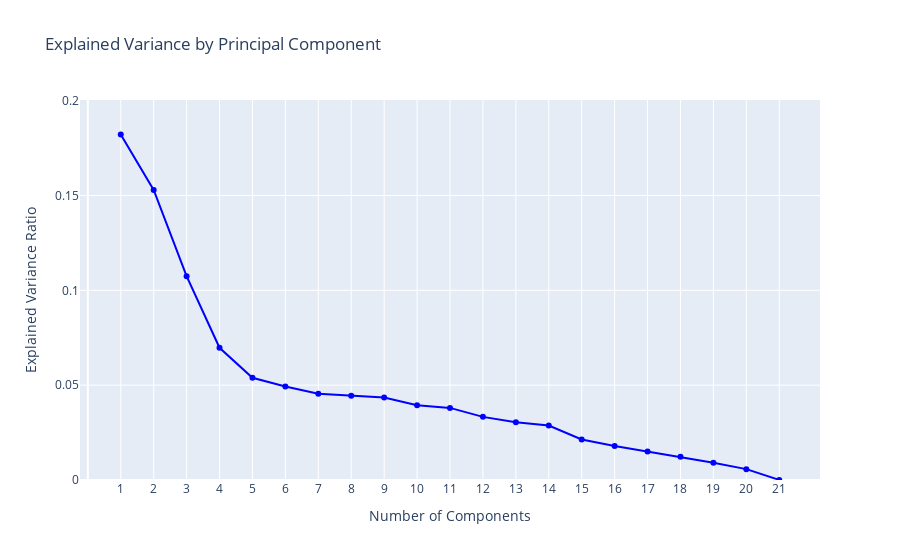

Source (notebook cell):
### Code cell
# call the function
X_train_scaled, X_test_scaled, pca_model = scale_plot_pca(X_train, X_test)

### Figure 1 — Plotly figure (JSON) as saved in the notebook; plotly's stock layout.template omitted (floating-point values rounded to 4 significant figures)
{"data": [{"line": {"color": "blue"}, "marker": {"color": "blue"}, "mode": "lines+markers", "type": "scatter", "x": [1, 2, 3, 4, 5, 6, 7, 8, 9, 10, 11, 12, 13, 14, 15, 16, 17, 18, 19, 20, 21], "y": [0.1821, 0.1529, 0.1075, 0.06971, 0.05387, 0.04929, 0.04545, 0.04438, 0.04353, 0.03945, 0.03802, 0.03328, 0.03041, 0.02869, 0.02139, 0.01793, 0.01505, 0.01222, 0.009046, 0.005726, 5.098e-05]}], "layout": {"showlegend": false, "title": {"text": "Explained Variance by Principal Component"}, "xaxis": {"tickmode": "array", "tickvals": [1, 2, 3, 4, 5, 6, 7, 8, 9, 10, 11, 12, 13, 14, 15, 16, 17, 18, 19, 20, 21], "title": {"text": "Number of Components"}}, "yaxis": {"range": [0, 0.2003], "title": {"text": "Explained Variance Ratio"}}}}
